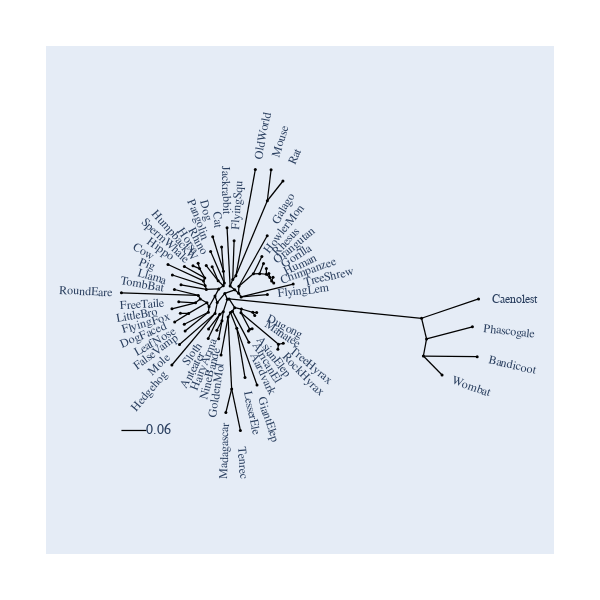

Write notebook code for a chart like this one.
### Markdown cell above
# Display a Phylogenetic Tree with a Radial Dendrogram Style

### Code cell
from cogent3.app import io

reader = io.load_json()

ens_tree = reader("../data/GN-tree.json")
fig = ens_tree.get_figure("radial", width=600, height=600)
fig.show()

### Figure 1 — Plotly figure (JSON) as saved in the notebook; plotly's stock layout.template omitted (floating-point values rounded to 4 significant figures; data arrays with more than 128 entries replaced by an {"elided": "..."} marker saying what was removed)
{"data": [{"line": {"color": "black", "shape": "spline", "smoothing": 1.3, "width": 1.25}, "mode": "lines", "showlegend": false, "type": "scatter", "x": {"elided": "644 float values"}, "y": {"elided": "644 float values"}}, {"hoverinfo": "text", "marker": {"color": "black", "size": 3, "symbol": "circle"}, "mode": "markers", "showlegend": false, "text": ["root", "edge.37", "edge.33", "edge.32", "edge.27", "edge.20", "FlyingLem", "TreeShrew", "edge.26", "edge.25", "edge.24", "edge.23", "edge.22", "edge.21", "Chimpanzee", "Human", "Gorilla", "Orangutan", "Rhesus", "HowlerMon", "Galago", "edge.31", "edge.30", "edge.29", "edge.28", "Rat", "Mouse", "OldWorld", "FlyingSqu", "Jackrabbit", "edge.19", "edge.17", "edge.16", "edge.10", "edge.9", "edge.8", "Cat", "Dog", "Pangolin", "edge.7", "Rhino", "Horse", "edge.15", "edge.14", "edge.13", "edge.12", "edge.11", "HumpbackW", "SpermWhale", "Hippo", "Cow", "Pig", "Llama", "edge.6", "edge.4", "edge.3", "edge.2", "TombBat", "RoundEare", "edge.1", "FreeTaile", "LittleBro", "edge.0", "FlyingFox", "DogFaced", "edge.5", "LeafNose", "FalseVamp", "edge.18", "Mole", "Hedgehog", "edge.36", "edge.35", "Sloth", "Anteater", "edge.34", "HairyArma", "NineBande", "edge.48", "edge.47", "edge.46", "edge.44", "GoldenMol", "edge.43", "Madagascar", "Tenrec", "edge.45", "LesserEle", "GiantElep", "Aardvark", "edge.42", "edge.41", "edge.39", "AfricanEl", "AsianElep", "edge.40", "RockHyrax", "TreeHyrax", "edge.38", "Manatee", "Dugong", "edge.51", "edge.50", "edge.49", "Wombat", "Bandicoot", "Phascogale", "Caenolest"], "type": "scatter", "x": [0, -0.003923, -0.009618, 0.01275, 0.02144, 0.02718, 0.08661, 0.145, 0.02219, 0.05491, 0.06899, 0.08426, 0.09232, 0.09615, 0.101, 0.09941, 0.0899, 0.08427, 0.07784, 0.0741, 0.08618, 0.002303, 0.00824, 0.01534, 0.08646, 0.1218, 0.09496, 0.05931, 0.01132, -0.004596, -0.02678, -0.03182, -0.02317, -0.01307, -0.01065, -0.01275, -0.01686, -0.03698, -0.04174, -0.02474, -0.03832, -0.05171, -0.05146, -0.05407, -0.05792, -0.05489, -0.06673, -0.07, -0.08165, -0.1011, -0.1381, -0.1283, -0.1087, -0.04534, -0.05009, -0.06527, -0.06962, -0.1236, -0.2434, -0.07585, -0.1138, -0.1292, -0.09146, -0.1102, -0.123, -0.04695, -0.1013, -0.09944, -0.03173, -0.1121, -0.1294, -0.01315, -0.02098, -0.04638, -0.04717, -0.01607, -0.02761, -0.02366, 0.01276, 0.007457, 0.003059, -0.002348, -0.0182, 0.005811, -0.007334, 0.02554, 0.01735, 0.036, 0.06317, 0.04462, 0.02784, 0.02684, 0.04671, 0.04363, 0.05212, 0.1116, 0.1103, 0.1225, 0.05362, 0.05807, 0.06246, 0.4352, 0.4465, 0.4394, 0.4816, 0.561, 0.5502, 0.5641], "y": [0, -0.0004528, 0.01244, 0.02066, 0.01296, 0.004704, 0.009937, 0.03371, 0.02888, 0.0569, 0.05724, 0.05586, 0.04871, 0.04063, 0.03603, 0.04887, 0.05777, 0.0689, 0.08009, 0.09609, 0.1429, 0.02926, 0.04387, 0.05223, 0.2221, 0.2667, 0.2923, 0.2927, 0.1318, 0.1609, -0.008241, 0.006536, 0.02276, 0.02974, 0.03628, 0.06293, 0.1173, 0.1407, 0.1072, 0.04102, 0.07263, 0.07562, 0.02153, 0.03003, 0.04083, 0.04757, 0.06866, 0.08079, 0.07494, 0.07348, 0.07801, 0.0542, 0.03192, -0.01765, -0.008668, 7.993e-18, 0.007989, 0.02138, 0.01392, -0.008703, -0.006507, -0.02236, -0.03263, -0.03236, -0.05196, -0.03017, -0.05723, -0.07225, -0.03265, -0.1029, -0.1493, -0.02879, -0.03479, -0.06783, -0.08939, -0.04945, -0.07092, -0.09, -0.01971, -0.02757, -0.0305, -0.04105, -0.1266, -0.2034, -0.2567, -0.2974, -0.06602, -0.1777, -0.1944, -0.09769, -0.02276, -0.03097, -0.06832, -0.07236, -0.06759, -0.1024, -0.1135, -0.1002, -0.03028, -0.03732, -0.03071, -0.04365, -0.09047, -0.129, -0.1718, -0.1305, -0.06313, -1.382e-16]}], "layout": {"annotations": [{"font": {"family": "Inconsolata, monospace", "size": 12}, "showarrow": false, "text": "FlyingLem ", "textangle": -6.545, "x": 0.1707, "xanchor": "center", "xref": "x", "y": 0.01958, "yanchor": "middle", "yref": "y"}, {"font": {"family": "Inconsolata, monospace", "size": 12}, "showarrow": false, "text": "TreeShrew ", "textangle": -13.09, "x": 0.2274, "xanchor": "center", "xref": "x", "y": 0.05288, "yanchor": "middle", "yref": "y"}, {"font": {"family": "Inconsolata, monospace", "size": 12}, "showarrow": false, "text": "Chimpanzee", "textangle": -19.64, "x": 0.1807, "xanchor": "center", "xref": "x", "y": 0.06447, "yanchor": "middle", "yref": "y"}, {"font": {"family": "Inconsolata, monospace", "size": 12}, "showarrow": false, "text": "Human     ", "textangle": -26.18, "x": 0.1753, "xanchor": "center", "xref": "x", "y": 0.08621, "yanchor": "middle", "yref": "y"}, {"font": {"family": "Inconsolata, monospace", "size": 12}, "showarrow": false, "text": "Gorilla   ", "textangle": -32.73, "x": 0.1611, "xanchor": "center", "xref": "x", "y": 0.1035, "yanchor": "middle", "yref": "y"}, {"font": {"family": "Inconsolata, monospace", "size": 12}, "showarrow": false, "text": "Orangutan ", "textangle": -39.27, "x": 0.1498, "xanchor": "center", "xref": "x", "y": 0.1225, "yanchor": "middle", "yref": "y"}, {"font": {"family": "Inconsolata, monospace", "size": 12}, "showarrow": false, "text": "Rhesus    ", "textangle": -45.82, "x": 0.1368, "xanchor": "center", "xref": "x", "y": 0.1408, "yanchor": "middle", "yref": "y"}, {"font": {"family": "Inconsolata, monospace", "size": 12}, "showarrow": false, "text": "HowlerMon ", "textangle": -52.36, "x": 0.1258, "xanchor": "center", "xref": "x", "y": 0.1631, "yanchor": "middle", "yref": "y"}, {"font": {"family": "Inconsolata, monospace", "size": 12}, "showarrow": false, "text": "Galago    ", "textangle": -58.91, "x": 0.1299, "xanchor": "center", "xref": "x", "y": 0.2154, "yanchor": "middle", "yref": "y"}, {"font": {"family": "Inconsolata, monospace", "size": 12}, "showarrow": false, "text": "Rat       ", "textangle": -65.45, "x": 0.157, "xanchor": "center", "xref": "x", "y": 0.3437, "yanchor": "middle", "yref": "y"}, {"font": {"family": "Inconsolata, monospace", "size": 12}, "showarrow": false, "text": "Mouse     ", "textangle": -72, "x": 0.1211, "xanchor": "center", "xref": "x", "y": 0.3727, "yanchor": "middle", "yref": "y"}, {"font": {"family": "Inconsolata, monospace", "size": 12}, "showarrow": false, "text": "OldWorld  ", "textangle": -78.55, "x": 0.07611, "xanchor": "center", "xref": "x", "y": 0.3756, "yanchor": "middle", "yref": "y"}, {"font": {"family": "Inconsolata, monospace", "size": 12}, "showarrow": false, "text": "FlyingSqu ", "textangle": -85.09, "x": 0.01856, "xanchor": "center", "xref": "x", "y": 0.2161, "yanchor": "middle", "yref": "y"}, {"font": {"family": "Inconsolata, monospace", "size": 12}, "showarrow": false, "text": "Jackrabbit", "textangle": 88.36, "x": -0.007012, "xanchor": "center", "xref": "x", "y": 0.2455, "yanchor": "middle", "yref": "y"}, {"font": {"family": "Inconsolata, monospace", "size": 12}, "showarrow": false, "text": "       Cat", "textangle": 81.82, "x": -0.0289, "xanchor": "center", "xref": "x", "y": 0.201, "yanchor": "middle", "yref": "y"}, {"font": {"family": "Inconsolata, monospace", "size": 12}, "showarrow": false, "text": "       Dog", "textangle": 75.27, "x": -0.05849, "xanchor": "center", "xref": "x", "y": 0.2225, "yanchor": "middle", "yref": "y"}, {"font": {"family": "Inconsolata, monospace", "size": 12}, "showarrow": false, "text": "  Pangolin", "textangle": 68.73, "x": -0.07244, "xanchor": "center", "xref": "x", "y": 0.1861, "yanchor": "middle", "yref": "y"}, {"font": {"family": "Inconsolata, monospace", "size": 12}, "showarrow": false, "text": "     Rhino", "textangle": 62.18, "x": -0.07781, "xanchor": "center", "xref": "x", "y": 0.1475, "yanchor": "middle", "yref": "y"}, {"font": {"family": "Inconsolata, monospace", "size": 12}, "showarrow": false, "text": "     Horse", "textangle": 55.64, "x": -0.09947, "xanchor": "center", "xref": "x", "y": 0.1455, "yanchor": "middle", "yref": "y"}, {"font": {"family": "Inconsolata, monospace", "size": 12}, "showarrow": false, "text": " HumpbackW", "textangle": 49.09, "x": -0.1254, "xanchor": "center", "xref": "x", "y": 0.1447, "yanchor": "middle", "yref": "y"}, {"font": {"family": "Inconsolata, monospace", "size": 12}, "showarrow": false, "text": "SpermWhale", "textangle": 42.55, "x": -0.144, "xanchor": "center", "xref": "x", "y": 0.1322, "yanchor": "middle", "yref": "y"}, {"font": {"family": "Inconsolata, monospace", "size": 12}, "showarrow": false, "text": "     Hippo", "textangle": 36, "x": -0.1696, "xanchor": "center", "xref": "x", "y": 0.1232, "yanchor": "middle", "yref": "y"}, {"font": {"family": "Inconsolata, monospace", "size": 12}, "showarrow": false, "text": "       Cow", "textangle": 29.45, "x": -0.2118, "xanchor": "center", "xref": "x", "y": 0.1196, "yanchor": "middle", "yref": "y"}, {"font": {"family": "Inconsolata, monospace", "size": 12}, "showarrow": false, "text": "       Pig", "textangle": 22.91, "x": -0.2062, "xanchor": "center", "xref": "x", "y": 0.08714, "yanchor": "middle", "yref": "y"}, {"font": {"family": "Inconsolata, monospace", "size": 12}, "showarrow": false, "text": "     Llama", "textangle": 16.36, "x": -0.1899, "xanchor": "center", "xref": "x", "y": 0.05576, "yanchor": "middle", "yref": "y"}, {"font": {"family": "Inconsolata, monospace", "size": 12}, "showarrow": false, "text": "   TombBat", "textangle": 9.818, "x": -0.2069, "xanchor": "center", "xref": "x", "y": 0.03581, "yanchor": "middle", "yref": "y"}, {"font": {"family": "Inconsolata, monospace", "size": 12}, "showarrow": false, "text": " RoundEare", "textangle": 3.273, "x": -0.3279, "xanchor": "center", "xref": "x", "y": 0.01875, "yanchor": "middle", "yref": "y"}, {"font": {"family": "Inconsolata, monospace", "size": 12}, "showarrow": false, "text": " FreeTaile", "textangle": -3.273, "x": -0.1983, "xanchor": "center", "xref": "x", "y": -0.01134, "yanchor": "middle", "yref": "y"}, {"font": {"family": "Inconsolata, monospace", "size": 12}, "showarrow": false, "text": " LittleBro", "textangle": -9.818, "x": -0.2126, "xanchor": "center", "xref": "x", "y": -0.03679, "yanchor": "middle", "yref": "y"}, {"font": {"family": "Inconsolata, monospace", "size": 12}, "showarrow": false, "text": " FlyingFox", "textangle": -16.36, "x": -0.1914, "xanchor": "center", "xref": "x", "y": -0.0562, "yanchor": "middle", "yref": "y"}, {"font": {"family": "Inconsolata, monospace", "size": 12}, "showarrow": false, "text": "  DogFaced", "textangle": -22.91, "x": -0.2009, "xanchor": "center", "xref": "x", "y": -0.0849, "yanchor": "middle", "yref": "y"}, {"font": {"family": "Inconsolata, monospace", "size": 12}, "showarrow": false, "text": "  LeafNose", "textangle": -29.45, "x": -0.175, "xanchor": "center", "xref": "x", "y": -0.09883, "yanchor": "middle", "yref": "y"}, {"font": {"family": "Inconsolata, monospace", "size": 12}, "showarrow": false, "text": " FalseVamp", "textangle": -36, "x": -0.1679, "xanchor": "center", "xref": "x", "y": -0.122, "yanchor": "middle", "yref": "y"}, {"font": {"family": "Inconsolata, monospace", "size": 12}, "showarrow": false, "text": "      Mole", "textangle": -42.55, "x": -0.1745, "xanchor": "center", "xref": "x", "y": -0.1601, "yanchor": "middle", "yref": "y"}, {"font": {"family": "Inconsolata, monospace", "size": 12}, "showarrow": false, "text": "  Hedgehog", "textangle": -49.09, "x": -0.1848, "xanchor": "center", "xref": "x", "y": -0.2133, "yanchor": "middle", "yref": "y"}, {"font": {"family": "Inconsolata, monospace", "size": 12}, "showarrow": false, "text": "     Sloth", "textangle": -55.64, "x": -0.09414, "xanchor": "center", "xref": "x", "y": -0.1377, "yanchor": "middle", "yref": "y"}, {"font": {"family": "Inconsolata, monospace", "size": 12}, "showarrow": false, "text": "  Anteater", "textangle": -62.18, "x": -0.08666, "xanchor": "center", "xref": "x", "y": -0.1642, "yanchor": "middle", "yref": "y"}, {"font": {"family": "Inconsolata, monospace", "size": 12}, "showarrow": false, "text": " HairyArma", "textangle": -68.73, "x": -0.05831, "xanchor": "center", "xref": "x", "y": -0.1498, "yanchor": "middle", "yref": "y"}, {"font": {"family": "Inconsolata, monospace", "size": 12}, "showarrow": false, "text": " NineBande", "textangle": -75.27, "x": -0.04517, "xanchor": "center", "xref": "x", "y": -0.1718, "yanchor": "middle", "yref": "y"}, {"font": {"family": "Inconsolata, monospace", "size": 12}, "showarrow": false, "text": " GoldenMol", "textangle": -81.82, "x": -0.03024, "xanchor": "center", "xref": "x", "y": -0.2103, "yanchor": "middle", "yref": "y"}, {"font": {"family": "Inconsolata, monospace", "size": 12}, "showarrow": false, "text": "Madagascar", "textangle": -88.36, "x": -0.00975, "xanchor": "center", "xref": "x", "y": -0.3413, "yanchor": "middle", "yref": "y"}, {"font": {"family": "Inconsolata, monospace", "size": 12}, "showarrow": false, "text": "Tenrec    ", "textangle": 85.09, "x": 0.03279, "xanchor": "center", "xref": "x", "y": -0.3817, "yanchor": "middle", "yref": "y"}, {"font": {"family": "Inconsolata, monospace", "size": 12}, "showarrow": false, "text": "LesserEle ", "textangle": 78.55, "x": 0.05281, "xanchor": "center", "xref": "x", "y": -0.2606, "yanchor": "middle", "yref": "y"}, {"font": {"family": "Inconsolata, monospace", "size": 12}, "showarrow": false, "text": "GiantElep ", "textangle": 72, "x": 0.08931, "xanchor": "center", "xref": "x", "y": -0.2749, "yanchor": "middle", "yref": "y"}, {"font": {"family": "Inconsolata, monospace", "size": 12}, "showarrow": false, "text": "Aardvark  ", "textangle": 65.45, "x": 0.07977, "xanchor": "center", "xref": "x", "y": -0.1747, "yanchor": "middle", "yref": "y"}, {"font": {"family": "Inconsolata, monospace", "size": 12}, "showarrow": false, "text": "AfricanEl ", "textangle": 58.91, "x": 0.08733, "xanchor": "center", "xref": "x", "y": -0.1448, "yanchor": "middle", "yref": "y"}, {"font": {"family": "Inconsolata, monospace", "size": 12}, "showarrow": false, "text": "AsianElep ", "textangle": 52.36, "x": 0.1038, "xanchor": "center", "xref": "x", "y": -0.1346, "yanchor": "middle", "yref": "y"}, {"font": {"family": "Inconsolata, monospace", "size": 12}, "showarrow": false, "text": "RockHyrax ", "textangle": 45.82, "x": 0.1693, "xanchor": "center", "xref": "x", "y": -0.1742, "yanchor": "middle", "yref": "y"}, {"font": {"family": "Inconsolata, monospace", "size": 12}, "showarrow": false, "text": "TreeHyrax ", "textangle": 39.27, "x": 0.188, "xanchor": "center", "xref": "x", "y": -0.1538, "yanchor": "middle", "yref": "y"}, {"font": {"family": "Inconsolata, monospace", "size": 12}, "showarrow": false, "text": "Manatee   ", "textangle": 32.73, "x": 0.1293, "xanchor": "center", "xref": "x", "y": -0.08307, "yanchor": "middle", "yref": "y"}, {"font": {"family": "Inconsolata, monospace", "size": 12}, "showarrow": false, "text": "Dugong    ", "textangle": 26.18, "x": 0.1384, "xanchor": "center", "xref": "x", "y": -0.06804, "yanchor": "middle", "yref": "y"}, {"font": {"family": "Inconsolata, monospace", "size": 12}, "showarrow": false, "text": "Wombat    ", "textangle": 19.64, "x": 0.5613, "xanchor": "center", "xref": "x", "y": -0.2003, "yanchor": "middle", "yref": "y"}, {"font": {"family": "Inconsolata, monospace", "size": 12}, "showarrow": false, "text": "Bandicoot ", "textangle": 13.09, "x": 0.6434, "xanchor": "center", "xref": "x", "y": -0.1496, "yanchor": "middle", "yref": "y"}, {"font": {"family": "Inconsolata, monospace", "size": 12}, "showarrow": false, "text": "Phascogale", "textangle": 6.545, "x": 0.6342, "xanchor": "center", "xref": "x", "y": -0.07277, "yanchor": "middle", "yref": "y"}, {"font": {"family": "Inconsolata, monospace", "size": 12}, "showarrow": false, "text": "Caenolest ", "textangle": 0, "x": 0.6487, "xanchor": "center", "xref": "x", "y": -1.589e-16, "yanchor": "middle", "yref": "y"}, {"ax": 0, "ay": 0, "showarrow": false, "text": "0.06", "x": -0.1588, "xref": "x", "y": -0.2974, "yref": "y"}], "autosize": true, "font": {"family": "Balto", "size": 14}, "height": 600, "hovermode": "closest", "margin": {"b": 50, "l": 50, "pad": 4, "r": 50, "t": 50}, "shapes": [{"line": {"color": "black", "width": 1.25}, "type": "line", "x0": -0.2434, "x1": -0.187, "y0": -0.2974, "y1": -0.2974}], "showlegend": false, "width": 600, "xaxis": {"range": [-0.405, 0.7256], "type": "linear", "visible": false}, "yaxis": {"range": [-0.5677, 0.5629], "type": "linear", "visible": false}}}
